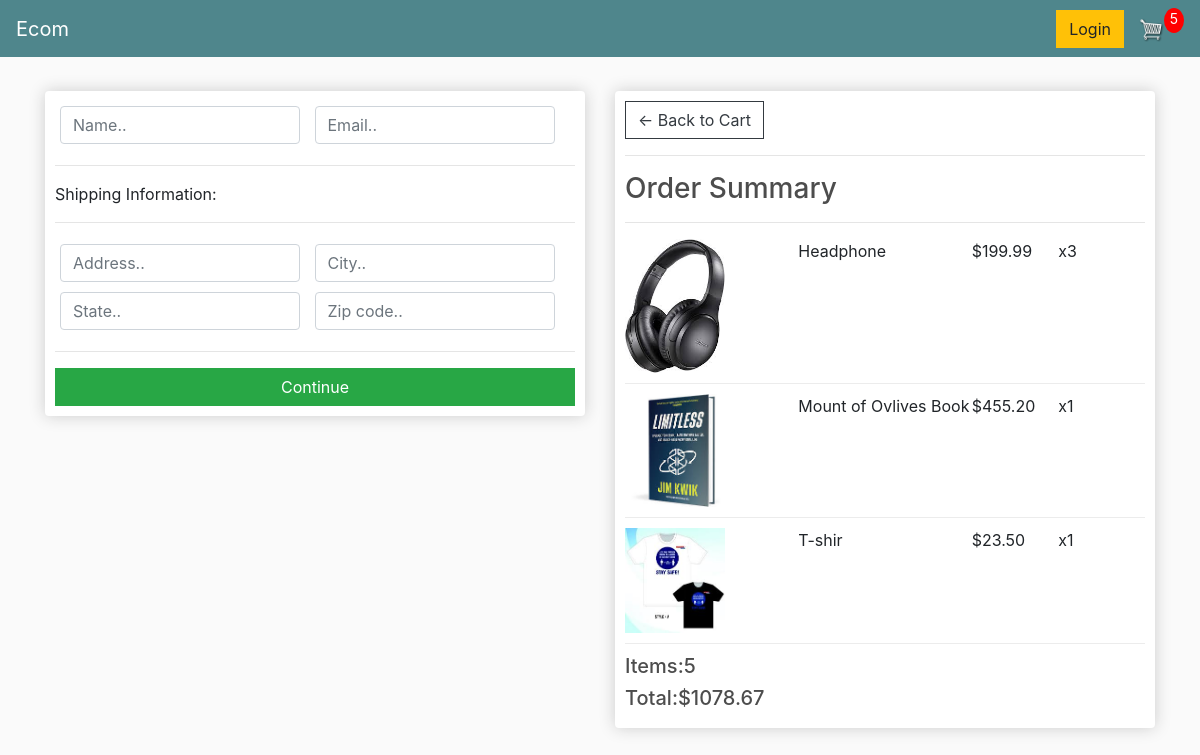
/Cart/ (signed in), run on the app's committed database.
### store/models.py (models this page shows, shortened)
class OrderItem(models.Model):
    product= models.ForeignKey(Product,on_delete=models.SET_NULL,null=True)
    order = models.ForeignKey(Order,on_delete=models.SET_NULL,null=True)
    quantity= models.IntegerField(default=0,null=True,blank=True)
    date_added= models.DateField(auto_now_add=True)
    @property
    def get_total(self):
        total = self.product.price* self.quantity
        return total

class Product(models.Model):
    name= models.CharField(max_length=200)
    price =models.DecimalField(max_digits=7,decimal_places=2)
    digital =models.BooleanField(default=False,null=True,blank=False)
    image = models.ImageField(null=True,blank=True)
    @property
    def imageURL(self):
        try:
            url = self.image.url
        except:
            url=''
        return url

class Order(models.Model):
    customer = models.ForeignKey(Customer,on_delete=models.SET_NULL,null=True,blank=False)
    date_ordered = models.DateField(auto_now_add=True)
    complete= models.BooleanField(default=False)
    transaction_id = models.CharField(max_length=100,null=True)
    @property
    def shipping(self):
        shipping = False
        orderitems = self.orderitem_set.all()
        for i in orderitems:
            if i.product.digital == False:
                shipping = True
        return shipping
    @property
    def get_cart_total(self):
        orderitems = self.orderitem_set.all()
        total = sum([item.get_total for item in orderitems])
        return total
    @property
    def get_cart_items(self):
        orderitems= self.orderitem_set.all()
        total = sum([item.quantity for item in orderitems])
        return total

### store/views.py (the view)
# urls.py: path('Cart/',views.Cart,name="Cart"),
def Cart(request):
    data = cartData(request)
    cartItems = data['cartItems']
    order = data['order']
    items = data['items']
    context = {'items': items, 'order': order,'cartItems':cartItems}
    return render(request,'store/Checkout.html',context)

### store/utils.py (called while the page is built)
def cartData(request):
    if request.user.is_authenticated:
        customer = request.user.customer
        order, created = Order.objects.get_or_create(customer=customer, complete=False)
        items = order.orderitem_set.all()
        cartItems = order.get_cart_items
    else:
        cookieData = cookieCart(request)
        cartItems = cookieData['cartItems']
        order = cookieData['order']
        items = cookieData['items']
    return {'cartItems':cartItems,'order': order,'items':items}

### store/templates/store/Checkout.html (shortened to what this page needs)
{% extends 'store/Main.html' %}
{% load static %}
{% block content %}
   <div class="row">
	   <div class="col-lg-6">
		   <div class="box-element" id="form-wrapper">
			   <form id="form">
				   <div id="user-info">
					   <div class="form-field">
						   <input required class="form-control" type="text" name="name" placeholder="Name..">
					   </div>
					   <div class="form-field">
						   <input required class="form-control" type="email" name="email" placeholder="Email..">
					   </div>
				   </div>
				   <div id="shipping-info">
					   <hr>
					   <p>Shipping Information:</p>
					   <hr>
					   <div class="form-field">
						   <input class="form-control" type="text" name="address" placeholder="Address..">
					   </div>
					   <div class="form-field">
						   <input class="form-control" type="text" name="city" placeholder="City..">
					   </div>
					   <div class="form-field">
						   <input class="form-control" type="text" name="state" placeholder="State..">
					   </div>
					   <div class="form-field">
						   <input class="form-control" type="text" name="zipcode" placeholder="Zip code..">
					   </div>
				   </div>
				   <hr>
				   <input id="form-button" class="btn btn-success btn-block" type="submit" value="Continue">
			   </form>
		   </div>
		   <br>
	   </div>
	   <div class="col-lg-6">
		   <div class="box-element">
			   <a  class="btn btn-outline-dark" href="{% url 'Cart' %}">&#x2190; Back to Cart</a>
			   <hr>
			   <h3>Order Summary</h3>
			   <hr>
			   {% for item in items%}
			   <div class="cart-row">
				   <div style="flex:2"><img class="row-image" src="{{item.product.imageURL}}"></div>
				   <div style="flex:2"><p>{{item.product.name}}</p></div>
				   <div style="flex:1"><p>${{item.product.price|floatformat:2}}</p></div>
				   <div style="flex:1"><p>x{{item.quantity}}</p></div>
			   </div>
			   {% endfor %}
			   <h5>Items:{{order.get_cart_items}}</h5>
			   <h5>Total:${{order.get_cart_total|floatformat:2}}</h5>
		   </div>
	   </div>
   </div>
{% endblock content %}

### store/templates/store/Main.html (shortened to what this page needs)
<!DOCTYPE html>
{% load static %}
<html>
<head>
	<link rel="stylesheet" href="https://stackpath.bootstrapcdn.com/bootstrap/4.4.1/css/bootstrap.min.css">
	<link rel="stylesheet" type="text/css" href="{% static 'css/Main.css' %}">
</head>
<body>
<nav class="navbar navbar-expand-lg navbar-dark bg-dark">
  <a class="navbar-brand" href="{% url 'Store' %}">Ecom</a>
  <div class="collapse navbar-collapse" id="navbarSupportedContent">
    <ul class="navbar-nav mr-auto">
      <li class="nav-item active">
        <a class="nav-link" href="{% url 'Store' %}"> <span class="sr-only">(current)</span></a>
      </li>
    </ul>
      <div class="form-inline my-2 my-lg-0">
          <a href="#"class="btn btn-warning">Login</a>
          <a href="{% url 'Cart' %}">
              <img  id="cart-icon" src="{% static 'images/cart.png' %}">
          </a>
          <p id="cart-total">{{cartItems}}</p>
      </div>
  </div>
</nav>
<div class="container">
    <br>
    {% block content %}
    {% endblock content %}
</div>
</body>
</html>

### static/css/Main.css (style rules this page uses)
body { background-color: hsl(0, 0%, 98%); }
h1,h2,h3,h4,h5,h6 { color:hsl(0, 0%, 30%); }
.box-element { box-shadow:hsl(0, 0%, 80%) 0 0 16px; background-color: #fff; border-radius: 4px; padding: 10px; }
.bg-dark { background-color: #4f868c!important; }
#cart-icon { width:25px; display: inline-block; margin-left: 15px; }
#cart-total { display: block; text-align: center; color:#fff; background-color: red; width: 20px; height: 25px; border-radius: 50%; font-size: 14px; }
.col-lg-4, .col-lg-6, .col-lg-8, .col-lg-12 { margin-top: 10px; }
.btn { border-radius: 0; }
.row-image { width: 100px; }
.form-field { width:250px; display: inline-block; padding: 5px; }
.cart-row { display: flex; align-items: flex-stretch; padding-bottom: 10px; margin-bottom: 10px; border-bottom: 1px solid #ececec; }

### data on the page
OrderItem: product.imageURL (picture), product.name "Headphone", product.price "199.99", quantity "3"
OrderItem: product.imageURL (picture), product.name "Mount of Ovlives Book", product.price "455.20", quantity "1"
OrderItem: product.imageURL (picture), product.name "T-shir", product.price "23.50", quantity "1"
Order: get_cart_items "5", get_cart_total "1078.67"

### other printed values
{{ cartItems }} "5"
